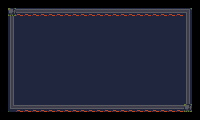

Below is a game level as drawn by its tile map, then a one-line description and the .tmx file that defines it, in full:
An orthogonal 25x15 tile map with 8x8 px tiles, 1 tile layer (Tile Layer 1).

<map version="1.10" tiledversion="1.12.2" orientation="orthogonal" renderorder="right-down" width="25" height="15" tilewidth="8" tileheight="8" infinite="0" nextlayerid="2" nextobjectid="1">
 <tileset firstgid="1" source="../level/jawbreaker_tiles.tsx" />
 <layer id="1" name="Tile Layer 1" width="25" height="15">
  <data encoding="csv">
0,0,0,0,0,0,0,0,0,0,0,0,0,0,0,0,0,0,0,0,0,0,0,0,0,
0,14,35,35,35,35,35,35,35,35,35,35,35,35,35,35,35,35,35,35,35,35,35,37,0,
0,26,40,40,40,40,40,40,40,40,40,40,40,40,40,40,40,40,40,40,40,40,40,26,0,
0,26,40,40,40,40,40,40,40,40,40,40,40,40,40,40,40,40,40,40,40,40,40,26,0,
0,26,40,40,40,40,40,40,40,40,40,40,40,40,40,40,40,40,40,40,40,40,40,26,0,
0,26,40,40,40,40,40,40,40,40,40,40,40,40,40,40,40,40,40,40,40,40,40,26,0,
0,26,40,40,40,40,40,40,40,40,40,40,40,40,40,40,40,40,40,40,40,40,40,26,0,
0,26,40,40,40,40,40,40,40,40,40,40,40,40,40,40,40,40,40,40,40,40,40,26,0,
0,26,40,40,40,40,40,40,40,40,40,40,40,40,40,40,40,40,40,40,40,40,40,26,0,
0,26,40,40,40,40,40,40,40,40,40,40,40,40,40,40,40,40,40,40,40,40,40,26,69,
0,26,40,40,40,40,40,40,40,40,40,40,40,40,40,40,40,40,40,40,40,40,40,26,69,
0,26,40,40,40,40,40,40,40,40,40,40,40,40,40,40,40,40,40,40,40,40,40,26,69,
0,26,40,40,40,40,40,40,40,40,40,40,40,40,40,40,40,40,40,40,40,40,40,26,69,
0,34,35,35,35,35,35,35,35,35,35,35,35,35,35,35,35,35,35,35,35,35,35,14,69,
0,0,0,0,0,0,0,0,0,0,0,0,0,0,0,0,0,0,0,0,0,0,0,0,69
</data>
 </layer>
</map>
